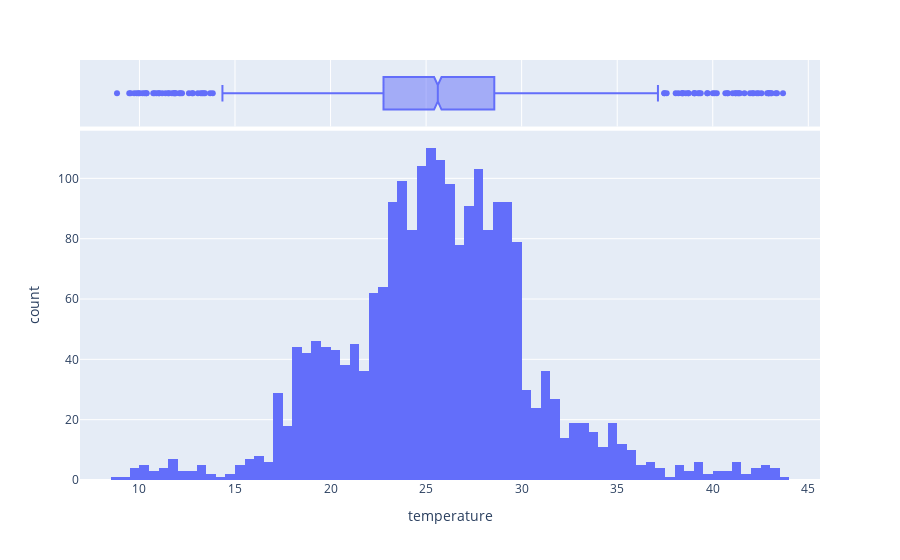

Notebook code for this chart:
### Code cell
px.histogram(df,x='temperature',marginal='box')

### Figure 1 — Plotly figure (JSON) as saved in the notebook; plotly's stock layout.template omitted (floating-point values rounded to 4 significant figures; data arrays with more than 128 entries replaced by an {"elided": "..."} marker saying what was removed)
{"data": [{"alignmentgroup": "True", "bingroup": "x", "hovertemplate": "temperature=%{x}<br>count=%{y}<extra></extra>", "legendgroup": "", "marker": {"color": "#636efa", "pattern": {"shape": ""}}, "name": "", "offsetgroup": "", "orientation": "v", "showlegend": false, "type": "histogram", "x": {"elided": "2197 float values"}, "xaxis": "x", "yaxis": "y"}, {"alignmentgroup": "True", "hovertemplate": "temperature=%{x}<extra></extra>", "legendgroup": "", "marker": {"color": "#636efa"}, "name": "", "notched": true, "offsetgroup": "", "showlegend": false, "type": "box", "x": {"elided": "2197 float values"}, "xaxis": "x2", "yaxis": "y2"}], "layout": {"barmode": "relative", "legend": {"tracegroupgap": 0}, "margin": {"t": 60}, "xaxis": {"anchor": "y", "domain": [0, 1], "title": {"text": "temperature"}}, "xaxis2": {"anchor": "y2", "domain": [0, 1], "matches": "x", "showgrid": true, "showticklabels": false}, "yaxis": {"anchor": "x", "domain": [0, 0.8316], "title": {"text": "count"}}, "yaxis2": {"anchor": "x2", "domain": [0.8416, 1], "matches": "y2", "showgrid": false, "showline": false, "showticklabels": false, "ticks": ""}}}
